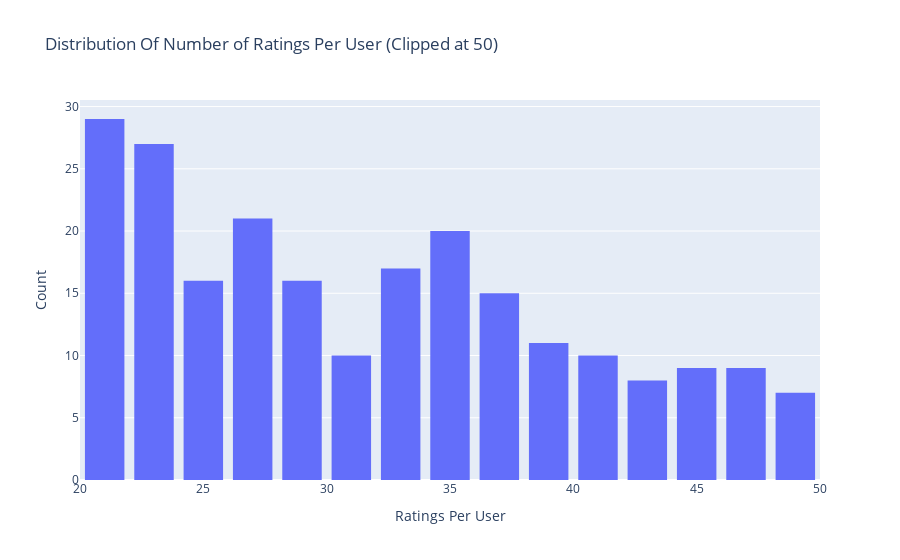

This figure's notebook cell:
### Code cell
# Number of ratings per user
data = df.groupby('userID')['rating'].count().clip(upper=50)

# Create trace
trace = go.Histogram(x = data.values,
                     name = 'Ratings',
                     xbins = dict(start = 0,
                                  end = 50,
                                  size = 2))
# Create layout
layout = go.Layout(title = 'Distribution Of Number of Ratings Per User (Clipped at 50)',
                   xaxis = dict(title = 'Ratings Per User'),
                   yaxis = dict(title = 'Count'),
                   bargap = 0.2)

# Create plot
fig = go.Figure(data=[trace], layout=layout)
iplot(fig)

### Figure 1 — Plotly figure (JSON) as saved in the notebook; plotly's stock layout.template omitted (floating-point values rounded to 4 significant figures; data arrays with more than 128 entries replaced by an {"elided": "..."} marker saying what was removed)
{"data": [{"name": "Ratings", "type": "histogram", "x": {"elided": "610 int values"}, "xbins": {"end": 50, "size": 2, "start": 0}}], "layout": {"bargap": 0.2, "title": {"text": "Distribution Of Number of Ratings Per User (Clipped at 50)"}, "xaxis": {"title": {"text": "Ratings Per User"}}, "yaxis": {"title": {"text": "Count"}}}}
